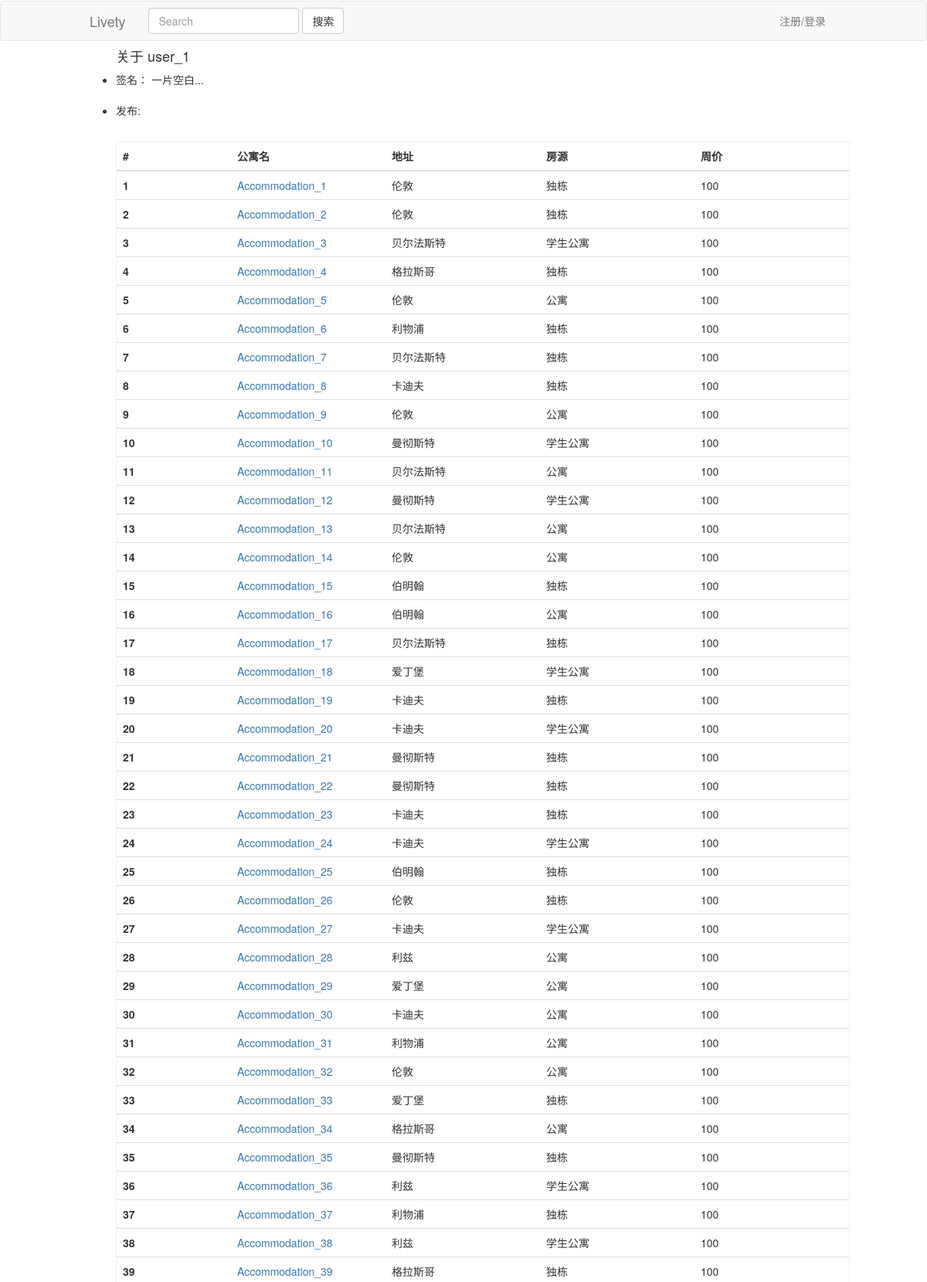
The page /liwu/user/3 (upper part) on the database its author committed.
### liwu/models.py (models this page shows, shortened)
class User(models.Model):
    name = models.CharField(max_length=20)
    email = models.EmailField()
    pw = models.CharField(max_length=21)
    sign = models.CharField(max_length=150,default="一片空白...")

class Accommodation(models.Model):
    user_publish = models.ForeignKey(User)
    publish_username = models.CharField(max_length=100)
    name = models.CharField(max_length=100)
    week_price = models.IntegerField(default=0)
    address = models.CharField(max_length=100)
    SOURCE_TYPE_CHOICES=(
        ('AP','apartment'),
        ('SH','single-house'),
        ('TP','student-apartment')
    )
    source_type = models.CharField(max_length=2,choices=SOURCE_TYPE_CHOICES,default='TP')

### liwu/views.py (the view)
# urls.py: url(r'^user/(?P<user_id>[0-9]+)$',views.user_detail,name = 'user'),
def user_detail(request,user_id):
    visit = User.objects.get(id=user_id)
    session_email = request.session.get('email')
    publish_count = visit.accommodation_set.count()
    yourself = 0#鉴别访问用户页面的是否为本人
    user = None
    if unicode(session_email) == unicode(visit.email):
        print(session_email,visit.email)
        yourself = 1
    if session_email != None:
        user = User.objects.get(email= session_email)
        session_email  = 1
    return render(request,'liwu/user.html',{"user":user,"visit":visit,"session_email":session_email,
                                            "publish_count":publish_count,'yourself':yourself})

### liwu/templates/liwu/user.html (shortened to what this page needs)
{% extends "liwu/base.html" %}
{% block head %}
    <link type="text/css" rel="stylesheet" href="../../static/liwu/css/index.css"/>
{% endblock %}
{% block reg-login %}
        {% if session_email == 1 %}
            <li class="dropdown" id="dashboard">
              <a href="#" class="dropdown-toggle" data-toggle="dropdown" role="button" aria-haspopup="true" aria-expanded="false">
                  {{ user.name }} <span class="caret"></span></a>
              <ul class="dropdown-menu">
                <li><a href="/liwu/user/{{ user.id }}">个人面板</a></li>
                <li role="separator" class="divider"></li>
                <li><a id="logout" href="javascript:void(0)">注销</a></li>
              </ul>
            </li>
            {% else %}
            <li><a href="/liwu/reg_login">注册/登录</a></li>
        {% endif%}
{% endblock %}
{% block content %}
    <div id="content">
    {% if yourself == 1 %}
        <ul>
            <li>
                <span>我的邮箱---</span>
                <span id="email">{{ user.email }}</span>
            </li>
        <li>
            <span>我的签名---</span>
        </li>
            <textarea id="text">{{ user.sign }}
                </textarea>
            <button id="edit-user">修改保存</button>
            <h4 id="tip"></h4>
        <li>
            <span>我的发布:</span>
        </li>
        </ul>
    {% else %}
            <ul>
                <h4>关于 {{ visit.name }}</h4>
                <li>
                    <span>签名：</span>
                    <span>{{ visit.sign }}</span>
                </li>
                <li>
                    <span>发布:</span>
                </li>
            </ul>
    {% endif  %}
        {% if publish_count == 0 %}
                <ul>无</ul>
        {% else %}
            <div class="accommodation-list">
             <table class="table table-hover">
              <thead>
                <tr>
                  <th>#</th>
                  <th>公寓名</th>
                  <th>地址</th>
                  <th>房源</th>
                  <th>周价</th>
                </tr>
              </thead>
              <tbody>
                {% for accommodation in visit.accommodation_set.all %}
                    <tr>
                    <th scope="row">{{ forloop.counter }}</th>
                        <td>
                            <a href="../acc/{{ accommodation.id }}">{{ accommodation.name }}</a></td>
                        <td>{{ accommodation.address }}</td>
                        <td>
                            {% if accommodation.source_type == "TP" %}学生公寓{% endif %}
                            {% if accommodation.source_type == "SH" %}独栋{% endif %}
                            {% if accommodation.source_type == "AP" %}公寓{% endif %}
                        </td>
                        <td>100</td>
                    </tr>
                {% endfor %}
              </tbody>
            </table>
    </div>
        {% endif %}
    </div>
{% endblock %}

### liwu/static/liwu/css/base.css (style rules this page uses)
#content { padding: 0 100px; }
.table { margin-bottom: 10px; }

### liwu/static/liwu/css/index.css (style rules this page uses)
.accommodation-list { margin-left: 50px; background: #fff; border: 1px solid #f0f2e8; }
td { width: 200px; }

### liwu/templates/liwu/user.html (style rules this page uses)
#content ul { margin: 10px; }
#content li { height: 40px; }

### rows shown on the page
User: name "user_1", sign "一片空白..."
Accommodation: name "Accommodation_1", address "伦敦", source_type "独栋"
Accommodation: name "Accommodation_2", address "伦敦", source_type "独栋"
Accommodation: name "Accommodation_3", address "贝尔法斯特", source_type "学生公寓"
Accommodation: name "Accommodation_4", address "格拉斯哥", source_type "独栋"
Accommodation: name "Accommodation_5", address "伦敦", source_type "公寓"
Accommodation: name "Accommodation_6", address "利物浦", source_type "独栋"
Accommodation: name "Accommodation_7", address "贝尔法斯特", source_type "独栋"
Accommodation: name "Accommodation_8", address "卡迪夫", source_type "独栋"
Accommodation: name "Accommodation_9", address "伦敦", source_type "公寓"
Accommodation: name "Accommodation_10", address "曼彻斯特", source_type "学生公寓"
Accommodation: name "Accommodation_11", address "贝尔法斯特", source_type "公寓"
Accommodation: name "Accommodation_12", address "曼彻斯特", source_type "学生公寓"
Accommodation: name "Accommodation_13", address "贝尔法斯特", source_type "公寓"
Accommodation: name "Accommodation_14", address "伦敦", source_type "公寓"
Accommodation: name "Accommodation_15", address "伯明翰", source_type "独栋"
Accommodation: name "Accommodation_16", address "伯明翰", source_type "公寓"
Accommodation: name "Accommodation_17", address "贝尔法斯特", source_type "独栋"
Accommodation: name "Accommodation_18", address "爱丁堡", source_type "学生公寓"
Accommodation: name "Accommodation_19", address "卡迪夫", source_type "独栋"
Accommodation: name "Accommodation_20", address "卡迪夫", source_type "学生公寓"
Accommodation: name "Accommodation_21", address "曼彻斯特", source_type "独栋"
Accommodation: name "Accommodation_22", address "曼彻斯特", source_type "独栋"
Accommodation: name "Accommodation_23", address "卡迪夫", source_type "独栋"
Accommodation: name "Accommodation_24", address "卡迪夫", source_type "学生公寓"
Accommodation: name "Accommodation_25", address "伯明翰", source_type "独栋"
Accommodation: name "Accommodation_26", address "伦敦", source_type "独栋"
Accommodation: name "Accommodation_27", address "卡迪夫", source_type "学生公寓"
Accommodation: name "Accommodation_28", address "利兹", source_type "公寓"
Accommodation: name "Accommodation_29", address "爱丁堡", source_type "公寓"
Accommodation: name "Accommodation_30", address "卡迪夫", source_type "公寓"
Accommodation: name "Accommodation_31", address "利物浦", source_type "公寓"
Accommodation: name "Accommodation_32", address "伦敦", source_type "公寓"
Accommodation: name "Accommodation_33", address "爱丁堡", source_type "独栋"
Accommodation: name "Accommodation_34", address "格拉斯哥", source_type "公寓"
Accommodation: name "Accommodation_35", address "曼彻斯特", source_type "独栋"
Accommodation: name "Accommodation_36", address "利兹", source_type "学生公寓"
Accommodation: name "Accommodation_37", address "利物浦", source_type "独栋"
Accommodation: name "Accommodation_38", address "利兹", source_type "学生公寓"
Accommodation: name "Accommodation_39", address "格拉斯哥", source_type "独栋"
